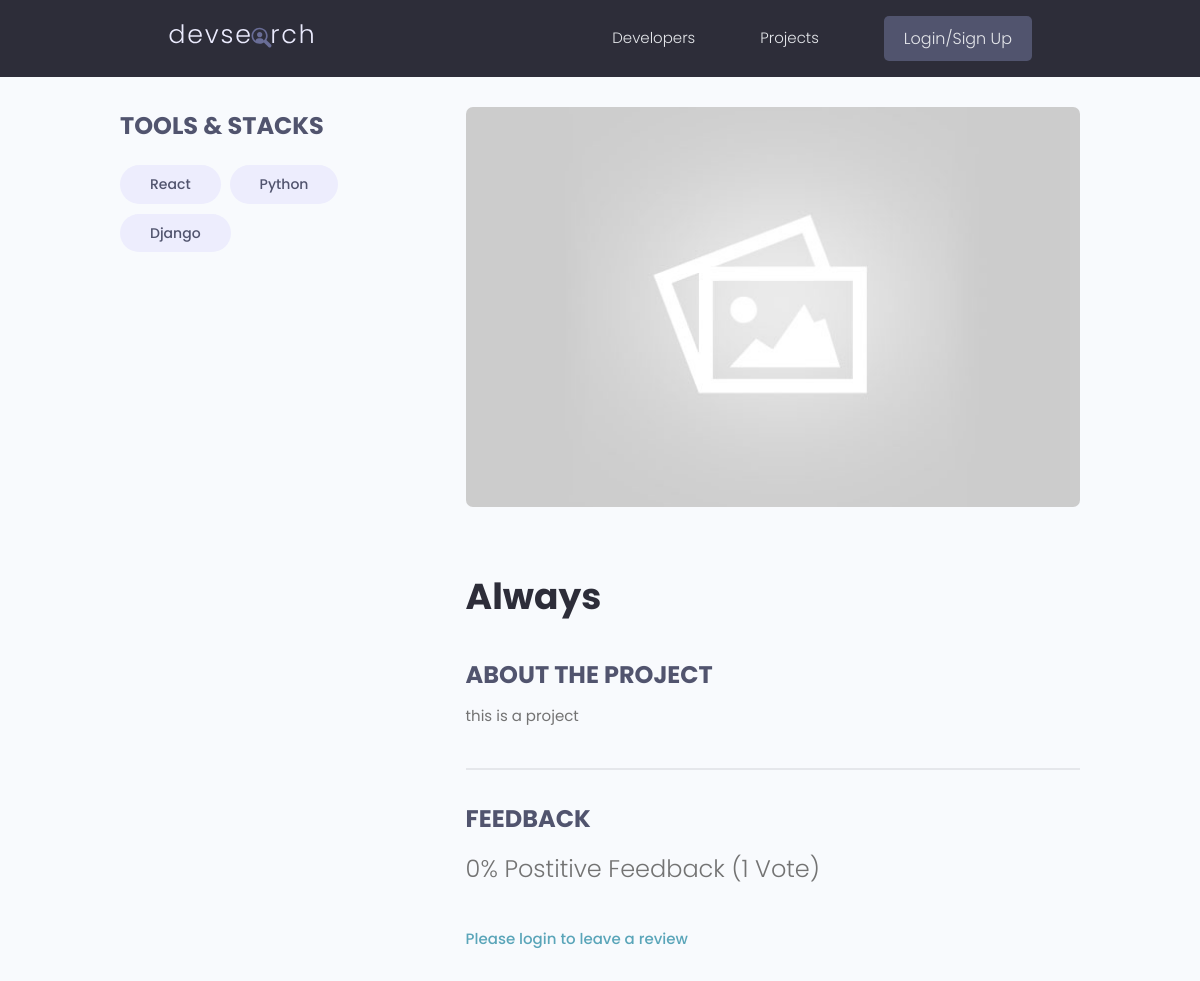
Page /projects/project/3a6b8dc1-a21a-4c04-a5bc-b55a631783d1/ on the committed database.
### projects/models.py (models this page shows, shortened)
class Tag(models.Model):
    name = models.CharField(max_length=200)
    created = models.DateTimeField(auto_now_add=True)
    id = models.UUIDField(default=uuid.uuid4, unique=True,
                          primary_key=True, editable=False)
    def __str__(self):
        return self.name

class Project(models.Model):
    owner = models.ForeignKey(Profile, null=True, blank=True, on_delete=models.SET_NULL)
    title = models.CharField(max_length=200)
    description = models.TextField(null=True, blank=True)
    featured_image = models.ImageField(null=True, blank=True, default="default.jpg")
    demo_link = models.CharField(max_length=2000, null=True, blank=True)
    source_link = models.CharField(max_length=2000, null=True, blank=True)
    tags = models.ManyToManyField('Tag', blank=True)
    vote_total = models.IntegerField(default=0, null=True, blank=True)
    vote_ratio = models.IntegerField(default=0, null=True, blank=True)
    created = models.DateTimeField(auto_now_add=True)
    id = models.UUIDField(default=uuid.uuid4, unique=True,
                          primary_key=True, editable=False)
    class Meta:
        ordering = ['-vote_ratio', '-vote_total']
    @property
    def reviewers(self):
        quesryset = self.review_set.all().values_list('owner__id', flat=True)
        return quesryset

### projects/views.py (the view, shortened to what this page needs)
# urls.py: path('project/<str:pk>/', views.project, name="project"),
def project(request, pk):
    projectObj = Project.objects.get(id=pk)
    form = ReviewForm()
    return render(request, 'projects/single-project.html', {'project':projectObj, 'form':form})

### projects/templates/projects/single-project.html (shortened to what this page needs)
{% extends 'main.html' %} {% block content %}
  <main class="singleProject my-md">
    <div class="container">
      <div class="layout">
        <div class="column column--1of3">
          <h3 class="singleProject__subtitle">Tools & Stacks</h3>
          <div class="singleProject__toolStack">
            {% for tag in project.tags.all %}
            <span class="tag tag--pill tag--sub tag--lg">
              <small>{{tag}}</small>
            </span>
            {% endfor %}
          </div>
        </div>
        <div class="column column--2of3">
          <img class="singleProject__preview" src="{{ project.featured_image.url }}" alt="portfolio thumbnail" />
          <h2 class="singleProject__title">{{project.title}}</h2>
          <h3 class="singleProject__subtitle">About the Project</h3>
          <div class="singleProject__info">
            {{project.description}}
          </div>
          <div class="comments">
            <h3 class="singleProject__subtitle">Feedback</h3>
            <h5 class="project--rating">
              {{project.vote_ratio}}% Postitive Feedback ({{project.vote_total}} Vote{{project.vote_total|pluralize:"s"}})
            </h5>
            {% if request.user.profile.id in project.reviewers %}
              <p>You have already submitted your review for this project</p>
            {% elif request.user.profile == project.owner %}
              <p>You can not reviw your own work</p>
            {% else %}
              <a href="{% url 'login' %}?next={{request.path}}">Please login to leave a review</a>
            {% endif %}
          </div>
        </div>
      </div>
    </div>
  </main>
{% endblock content %}

### static/styles/app.css (style rules this page uses)
:root { --color-sub: #2d2d39; }
img { width: 100%; }
.singleProject .column--1of3 { order: 2; }
@media screen and (min-width: 1081px) { .singleProject .column--1of3 { order: 1; } }
@media screen and (min-width: 1081px) { .singleProject .column--2of3 { order: 2; } }
.singleProject__toolStack { margin-top: 2rem; margin-bottom: 4rem; }
.singleProject__preview { height: 50vh; object-fit: cover; object-position: top center; margin-bottom: 3rem; border-radius: 0.7rem; }
.singleProject__title { font-size: 3.6rem; font-weight: 700; color: var(--color-sub); margin-bottom: 3rem; }
.project--rating { margin-bottom: 1.6em; margin-top: .5em; }
.singleProject__subtitle { text-transform: uppercase; font-size: 2.4rem; font-weight: 700; color: var(--color-sub-light); margin-bottom: 1rem; }
.comments { margin-top: 4rem; padding-top: 3rem; border-top: 2px solid var(--color-light); }

### static/uikit/styles/modules/_variables.css (style rules this page uses)
:root { --color-main: #5aa5b9; --color-main-light: #e6faff; --color-sub: #3f4156; --color-sub-light: #51546e; --color-sub-lighter: #ededfd; --color-text: #737373; --color-gray: #8b8b8b; --color-light: #e5e7eb; --color-light-gray: #767676; --color-bg: #f8fafd; --color-white: #fffefd; --color-white-light: #f3f3f3; --color-success: #359e64; --color-success-bg: #def8e8; --color-error: #fc4b0b; --color-error-bg: #fff2ee; --font-base: 'Poppins', arial, helvetica, 'Segoe UI', roboto, ubuntu, sans-serif; --font-monospace: 'Fira Code', 'Courier New', courier, monospace; --font-regular: 300; --font-medium: 500; --font-bold: 700; --generic-shadow: 1px 1px 5px #00000010; --generic-transition: all 0.3s ease-in-out; }

### static/uikit/styles/modules/_base.css (style rules this page uses)
* { margin: 0; padding: 0; box-sizing: border-box; text-rendering: optimizeLegibility; color: inherit; font-size: inherit; }
html { font-size: 50%; }
@media only screen and (min-width: 480px) { html { font-size: 56.25%; } }
@media only screen and (min-width: 1200px) { html { font-size: 62.5%; } }
body { line-height: 1.6; font-weight: 400; font-size: 1.5rem; color: var(--color-text); background-color: var(--color-bg); min-height: 100vh; }

### static/uikit/styles/modules/_typography.css (style rules this page uses)
* { font-family: var(--font-base); }
h2 { font-size: 3.6rem; font-weight: var(--font-bold); }
h3 { font-size: 3.2rem; font-weight: var(--font-medium); }
h5 { font-size: 2.4rem; font-weight: var(--font-medium); }
h5, h6 { font-weight: var(--font-regular); }
p, span, strong { font-size: 1.6rem; color: var(--color-text); font-weight: var(--font-regular); }
a { padding-bottom: 2px; text-decoration: none; display: inline-block; color: var(--color-main); font-weight: var(--font-medium); }

### static/uikit/styles/modules/_utilities.css (style rules this page uses)
.container { width: 92%; max-width: 165rem; margin: 0 auto; box-sizing: border-box; }
@media screen and (min-width: 1000px) { .container { width: 90%; } }
@media screen and (min-width: 1200px) { .container { width: 80%; } }
.my-md { margin: 3rem auto; }

### static/uikit/styles/modules/_tag.css (style rules this page uses)
.tag { display: inline-flex; align-items: center; background-color: var(--color-sub); height: -webkit-fit-content; height: -moz-fit-content; height: fit-content; width: -webkit-fit-content; width: -moz-fit-content; width: fit-content; border-radius: 0.5rem; padding: 0.5rem 1.5rem; font-size: 1.2rem; cursor: pointer; }
.tag:not(:last-child) { margin-right: 0.25rem; margin-bottom: 0.75rem; }
.tag > small { color: var(--color-white); }
.tag--pill { border-radius: 5rem; }
.tag--sub, .tag--sub > small { background: var(--color-sub-lighter); color: var(--color-sub-light); font-weight: 500; }
.tag--lg { padding: 0.8rem 3rem; font-size: 1.4rem; }
.tag--lg:not(:last-child) { margin-right: 0.5rem; margin-bottom: 1rem; }

### static/uikit/styles/modules/_layout.css (style rules this page uses)
.layout { display: flex; flex-flow: row wrap; justify-content: space-between; }
.layout > .column { margin-bottom: 3rem; }
.layout > .column.column--1of3 { flex-basis: 30%; }
.layout > .column.column--2of3 { flex-basis: 64%; }

### rows in the picture
Tag: name "React"
Tag: name "Python"
Tag: name "Django"
Project: featured_image (placeholder picture), title "Always", description "this is a project", vote_ratio "0", vote_total "1"
